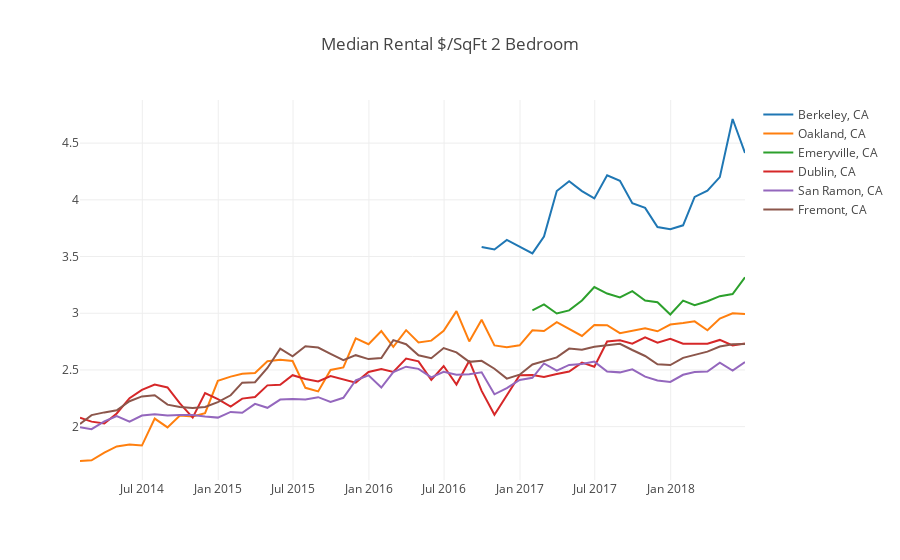

Notebook code for this chart:
### Code cell
dataset = get_city_data(cities_dict, 'MRPF2B')
fig = plot_df(dataset, 'Median Rental $/SqFt 2 Bedroom')
plotly.iplot(fig)
